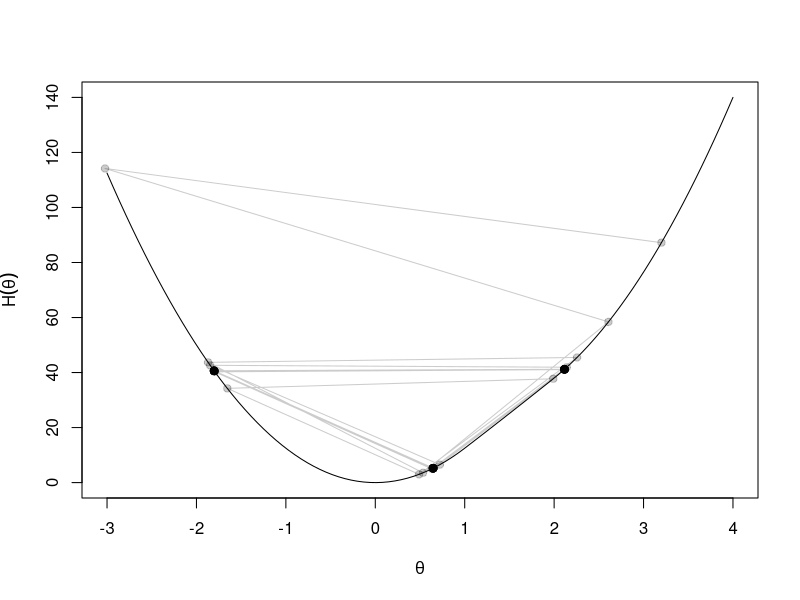

Here is the R script that generated this plot: (Note: this script raises an error after producing the figure.)
pch <- 19
cex <- 1

f <- function(x) {
  ifelse(
    x < 1,
    12.5 * x^2,
    ifelse(1 <= x & x < 2, 0.5 * x^2 + 24 * x - 12, 12.5 * x^2 - 24 * x + 36)
  )
}

g <- function(x) {
  ifelse(x < 1, 25 * x, ifelse(1 <= x & x < 2, x + 24, 25 * x - 24))
}

alpha <- 1 / 9
beta_mom <- 4 / 9
gamma <- alpha / (1 - beta_mom)

col <- rgb(0, 0, 0, alpha = 0.2)

maxit <- 100

x0 <- 3.2
x_hist <- double(maxit)
x_hist[1] <- x0
rho <- 0

for (k in 2:maxit) {
  gradient <- g(x_hist[k - 1])
  rho <- beta_mom * rho + (1 - beta_mom) * gradient
  x_hist[k] <- x_hist[k - 1] - gamma * rho
}

fn <- here::here("images", "momentum-failure.pdf")

pdf(fn, width = 2.7, height = 2.9, pointsize = 7)

curve(f(x), -3, 4, xlab = expression(theta), ylab = expression(H(theta)))
lines(x_hist[1:maxit], f(x_hist[1:maxit]), pch = pch, cex = cex, col = col)
points(x_hist[1:maxit], f(x_hist[1:maxit]), pch = pch, cex = cex, col = col)

dev.off()
knitr::plot_crop(fn)
